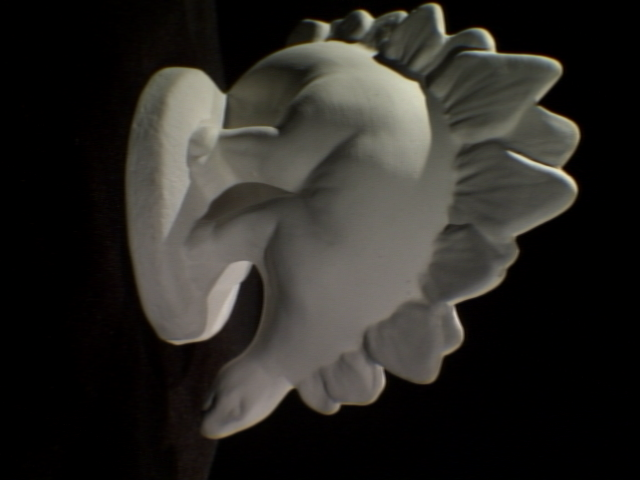
%> input picture sample03/01.png, 640 x 480 px
$ octave ROI.m   (GNU Octave 9; MATLAB toolbox functions it lacks are replaced by stand-ins)
%> lines starting %> are read from the running program, lines starting %| are printed output that depends on the picture
close all; clear; clc;

i1 = input('mydata02/01.png');
i2 = input('mydata02/02.png');
i3 = input('mydata02/03.png');
i4 = input('mydata02/04.png');
i5 = input('mydata02/05.png');
i6 = input('mydata02/06.png');
i7 = input('mydata02/07.png');
% [10 lines not run here, left out]
function res = input(filename)
%> called with filename = 'mydata02/01.png'
res = imread(filename);
%> res is the input picture: size 480x640x3 uint8; mean R, G, B 43, 41.2, 37.2
%> call 2 of input, with filename = 'mydata02/02.png'
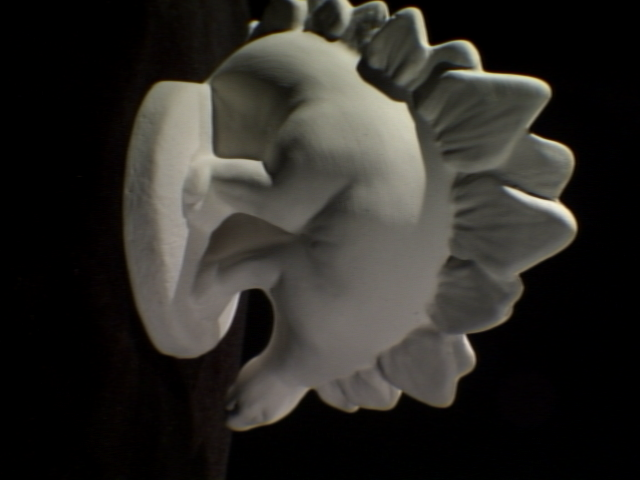
%> input picture sample03/02.png, 640 x 480 px
%> in input, res is the input picture: size 480x640x3 uint8; mean R, G, B 44.9, 43, 38.8
%> call 3 of input, with filename = 'mydata02/03.png'
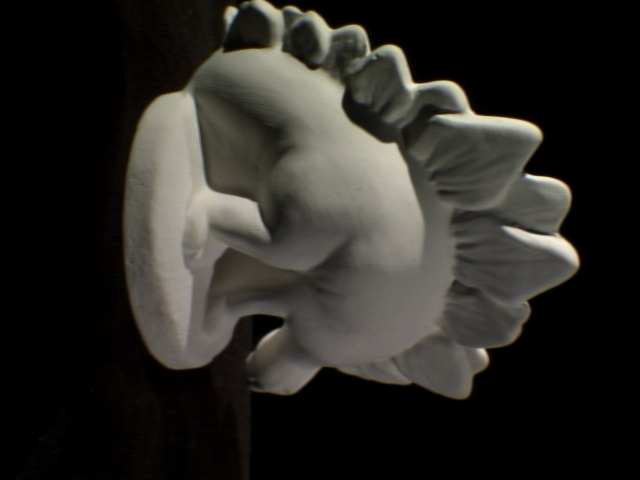
%> input picture sample03/03.png, 640 x 480 px
%> in input, res is the input picture: size 480x640x3 uint8; mean R, G, B 42.9, 41, 36.9
%> call 4 of input, with filename = 'mydata02/04.png'
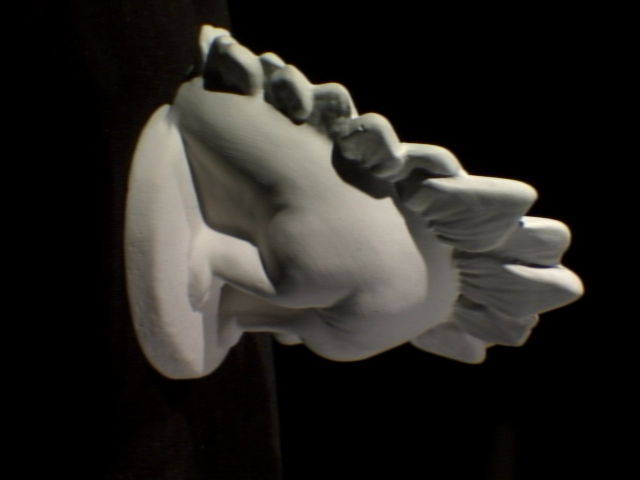
%> input picture sample03/04.png, 640 x 480 px
%> in input, res is the input picture: size 480x640x3 uint8; mean R, G, B 37.3, 35.4, 32.1
%> call 5 of input, with filename = 'mydata02/05.png'
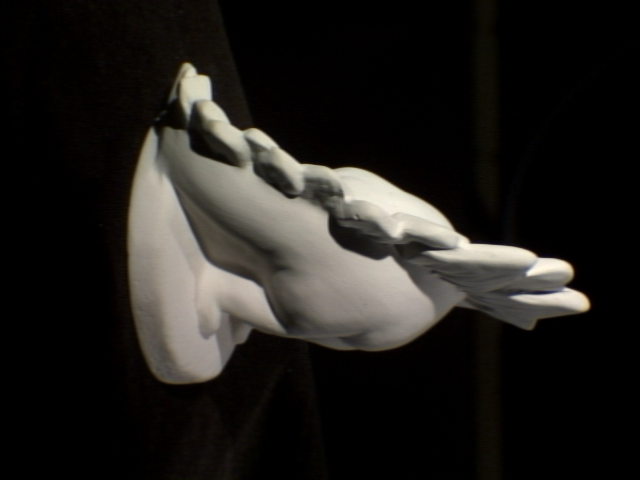
%> input picture sample03/05.png, 640 x 480 px
%> in input, res is the input picture: size 480x640x3 uint8; mean R, G, B 33.2, 31, 28.1
%> call 6 of input, with filename = 'mydata02/06.png'
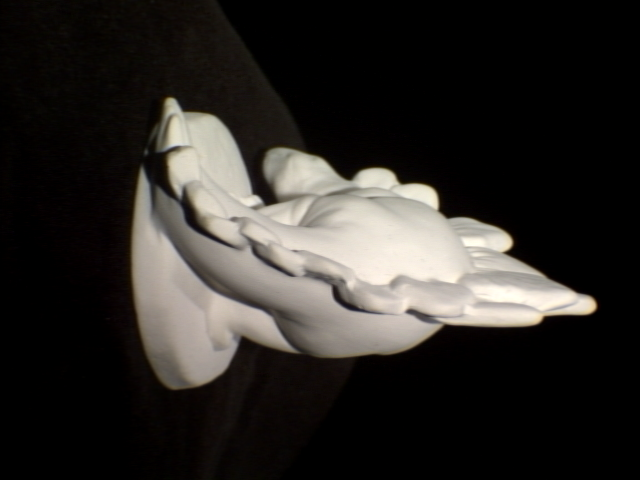
%> input picture sample03/06.png, 640 x 480 px
%> in input, res is the input picture: size 480x640x3 uint8; mean R, G, B 45, 42.1, 38.9
%> (the run ends here)
